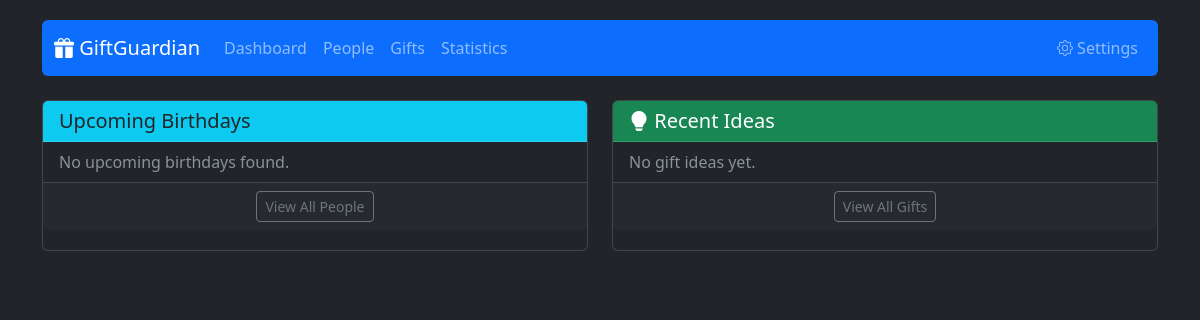
The app's page /, older data.
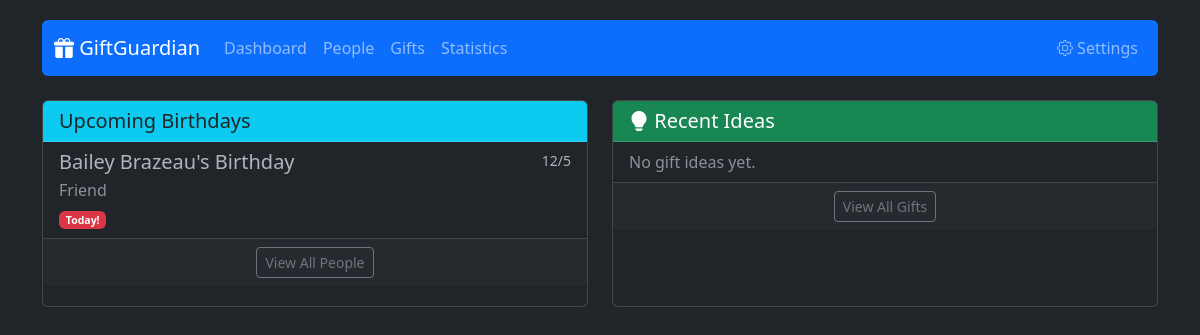
The same page, newer data.
### app/models.py (models this page shows)
class Relation(db.Model):
    id = db.Column(db.Integer, primary_key=True)
    name = db.Column(db.String(50), unique=True, nullable=False)
    people = db.relationship('Person', backref='relation', lazy=True)

### app/routes.py (the view, shortened to what this page needs)
@main.route('/')
def index():
    today = datetime.date.today()
    people = Person.query.all()
    upcoming_events = []
    for person in people:
        try:
            bday_this_year = datetime.date(today.year, person.birthday_month, person.birthday_day)
        except ValueError:
            bday_this_year = datetime.date(today.year, 3, 1)
        if bday_this_year < today:
            try:
                bday_next_year = datetime.date(today.year + 1, person.birthday_month, person.birthday_day)
            except ValueError:
                bday_next_year = datetime.date(today.year + 1, 3, 1)
            next_date = bday_next_year
        else:
            next_date = bday_this_year
        days_until = (next_date - today).days
        upcoming_events.append({
            'name': f"{person.name}'s Birthday",
            'date': next_date,
            'days_until': days_until,
            'type': 'Birthday',
            'person': person
        })
    upcoming_events.sort(key=lambda x: x['days_until'])
    recent_gifts = Gift.query.order_by(Gift.id.desc()).limit(5).all()
    return render_template('dashboard.html', upcoming_birthdays=upcoming_events[:5], recent_gifts=recent_gifts)

### app/templates/dashboard.html (shortened to what this page needs)
{% extends 'base.html' %}
{% block content %}
<div class="row">
    <div class="col-md-6 mb-4">
        <div class="card h-100">
            <div class="card-header bg-info text-dark">
                <h5 class="card-title mb-0"> Upcoming Birthdays</h5>
            </div>
            <div class="list-group list-group-flush">
                {% for event in upcoming_birthdays %}
                <div class="list-group-item">
                    <div class="d-flex w-100 justify-content-between">
                        <h5 class="mb-1">{{ event.name }}</h5>
                        <small>{{ event.date.month }}/{{ event.date.day }}</small>
                    </div>
                    <p class="mb-1 text-muted">{{ event.person.relation.name if event.person.relation else 'Relation N/A' }}</p>
                    <small>
                        {% if event.days_until == 0 %}
                        <span class="badge bg-danger">Today!</span>
                        {% elif event.days_until == 1 %}
                        <span class="badge bg-warning text-dark">Tomorrow</span>
                        {% else %}
                        In {{ event.days_until }} days
                        {% endif %}
                    </small>
                </div>
                {% else %}
                <div class="list-group-item text-muted">No upcoming birthdays found.</div>
                {% endfor %}
            </div>
             <div class="card-footer text-center">
                 <a href="{{ url_for('main.people_list') }}" class="btn btn-sm btn-outline-secondary">View All People</a>
            </div>
        </div>
    </div>
    <div class="col-md-6 mb-4">
        <div class="card h-100">
            <div class="card-header bg-success text-white">
                <h5 class="card-title mb-0"><i class="bi bi-lightbulb-fill"></i> Recent Ideas</h5>
            </div>
            <div class="list-group list-group-flush">
                {% for gift in recent_gifts %}
                <a href="{{ url_for('main.edit_gift', id=gift.id) }}" class="list-group-item list-group-item-action">
                    <div class="d-flex w-100 justify-content-between">
                        <h5 class="mb-1">{{ gift.item_name }}</h5>
                        <small>${{ "%.2f"|format(gift.price|default(0, true)) }}</small>
                    </div>
                    <p class="mb-1">For: {{ gift.person.name }}</p>
                    <small class="text-muted">Added: {{ gift.status }}</small>
                </a>
                {% else %}
                 <div class="list-group-item text-muted">No gift ideas yet.</div>
                {% endfor %}
            </div>
             <div class="card-footer text-center">
                 <a href="{{ url_for('main.gifts_list') }}" class="btn btn-sm btn-outline-secondary">View All Gifts</a>
            </div>
        </div>
    </div>
</div>
{% endblock %}

Row changes from the older to the newer data that the page shows:
added Relation: person.relation "Friend"
Text that changed along with them:
new list line: "Bailey Brazeau's Birthday 12 / 5 Today!"
text no longer shown: "No upcoming birthdays found."
